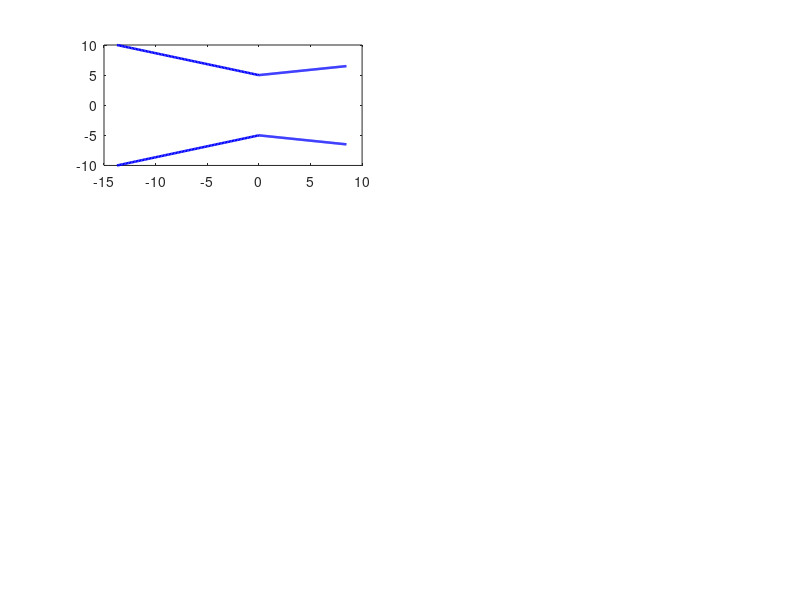

Write the MATLAB code that produced this figure. (Note: this script raises an error after producing the figure.)
clear; clc; close all;

% Edit ONLY These Inputs 
gamma = 1.4;          % specific heat ratio
R = 287.05;          % gas constant for air [J/(kg*K)]
P0_psia = 100;        % inlet stagnation pressure
T0 = 300;            % inlet stagnation temperature [Kelvin]
Pa_psia = 14.7;      % back pressure 
Me = 2;            % exit Mach number 
Dt_mm = 10;          % throat diameter [mm]
Din_mm = 20;         % inlet diameter [mm] (should be bigger than the throat)
alpha_deg = 20;      % converging wall section[deg]
beta_deg = 10;       % diverging wall section [deg]
nCon = 100;          % samples in converging section
nDiv = 150;          % samples in diverging section
exportCSV = true;    % supposed to save contour points for CAD

% Air-property constants
Tref = 273;          % reference temperature [K]
muRef = 1.716e-5;    % reference viscosity [Pa*s]
kRef = 0.0241;       % reference thermal conductivity [W/(m*K)]
Smu = 111;          % viscosity constant [K]
Sk = 194;           % conductivity constant [K]
assert(gamma>1 && R>0 && T0>0 && P0_psia>0 && Pa_psia>0, ...
    'Gas properties, temperature and absolute pressures must be positive.');
assert(Me>1, 'Use a target exit Mach number greater than 1.');
assert(Dt_mm>0 && Din_mm>Dt_mm, 'Inlet diameter must exceed throat diameter.');
assert(alpha_deg>0 && alpha_deg<90 && beta_deg>0 && beta_deg<90, ...
    'Wall half-angles must lie between 0 and 90 degrees.');
assert(nCon>=2 && nDiv>=2, 'At least two points per nozzle section are required.');
P0 = P0_psia*6894.757293;  
Pa = Pa_psia*6894.757293;  
Dt = Dt_mm/1000;           
Din = Din_mm/1000;        

%Throat and exit area
% A* = pi*Dt^2/4 (Throat area)
At = pi*Dt^2/4; 
% Ae/A* = (1/Me)*[(2/(gamma+1))*(1+(gamma-1)*Me^2/2)]^((gamma+1)/(2*(gamma-1))) 
areaMach = @(M) (1./M).*((2/(gamma+1)).* ...
    (1+(gamma-1).*M.^2/2)).^((gamma+1)/(2*(gamma-1)));
expansionRatio = areaMach(Me);  
Ae = At*expansionRatio;         

De = sqrt(4*Ae/pi);             

%wall geometry 
% L = (r_large-r_small)/tan(wall half-angle)
Lc = ((Din-Dt)/2)/tand(alpha_deg);  
Ld = ((De-Dt)/2)/tand(beta_deg);   
% Coordinate x=0 at throat; inlet at -Lc, exit at +Ld.
xCon = linspace(-Lc,0,nCon);
xDiv = linspace(0,Ld,nDiv);
rCon = Dt/2 + (-xCon)*tand(alpha_deg);
rDiv = Dt/2 + xDiv*tand(beta_deg);
x = [xCon xDiv(2:end)];         
r = [rCon rDiv(2:end)];           
A = pi*r.^2;                    
AR = A/At;                       

% area and mach equations along nozzle

M = ones(size(x));
for k = 1:numel(x)
    if abs(x(k))<1e-12
        M(k) = 1;
    elseif x(k)<0
        M(k) = fzero(@(m) areaMach(m)-AR(k), [1e-6,1]);
    else
        M(k) = fzero(@(m) areaMach(m)-AR(k), [1, max(3,Me+1)]);
    end
end

% isentropic P and T
% T/T0 = 1/[1+(gamma-1)*M^2/2]
T = T0./(1+(gamma-1).*M.^2/2);       
% P/P0 = [1+(gamma-1)*M^2/2]^(-gamma/(gamma-1))
P = P0.*(1+(gamma-1).*M.^2/2).^(-gamma/(gamma-1));

% ideal gas law, speed of sound and velocity
% rho = P/(R*T)
rho = P./(R.*T);                       
% a = sqrt(gamma*R*T); V = M*a
a = sqrt(gamma*R.*T);                  
V = M.*a;                              

%Mass flow rate at choked throat section
% mdot = rho*A*V, evaluated at the throat (M=1).
Tt = T0/(1+(gamma-1)/2);               
Pt = P0*(1+(gamma-1)/2)^(-gamma/(gamma-1)); 
rhot = Pt/(R*Tt);                     
Vt = sqrt(gamma*R*Tt);                 
mdot = rhot*At*Vt;                      
mdotProfile = rho.*A.*V;             

Pe = P(end);                           
pressureMismatch = (Pe-Pa)/Pa;
criticalRatio = (2/(gamma+1))^(gamma/(gamma-1)); 

Fideal = mdot*V(end)+(Pe-Pa)*Ae;       

% Results Section
fprintf('\n=== DE LAVAL NOZZLE: IDEAL DESIGN ===\n');
fprintf('Inlet diameter         : %.3f mm\n',Din*1000);
fprintf('Throat diameter        : %.3f mm\n',Dt*1000);
fprintf('Exit diameter          : %.3f mm\n',De*1000);
fprintf('Throat area            : %.4f mm^2\n',At*1e6);
fprintf('Exit area              : %.4f mm^2\n',Ae*1e6);
fprintf('Area ratio Ae/At       : %.5f\n',expansionRatio);
fprintf('Converging length      : %.3f mm\n',Lc*1000);
fprintf('Diverging length       : %.3f mm\n',Ld*1000);
fprintf('Total length           : %.3f mm\n',(Lc+Ld)*1000);
fprintf('Exit Mach              : %.4f\n',M(end));
fprintf('Exit static pressure   : %.3f psia\n',Pe/6894.757293);
fprintf('Ambient pressure       : %.3f psia\n',Pa_psia);
fprintf('Exit static temperature: %.2f K\n',T(end));
fprintf('Exit speed             : %.2f m/s\n',V(end));
fprintf('Mass flow rate         : %.5f kg/s\n',mdot);
fprintf('Ideal thrust estimate  : %.3f N\n',Fideal);
fprintf('Continuity max error   : %.5f %%\n', ...
    100*max(abs(mdotProfile-mdot))/mdot);
fprintf('Choked throat P*/P0    : %.4f\n',criticalRatio);
if abs(pressureMismatch)<0.02
    fprintf('BACK PRESSURE: close to ideal adapted exit (within 2%%).\n');
elseif Pe>Pa
    fprintf('BACK PRESSURE: underexpanded ideal exit (Pe > Pa).\n');
    %fprintf('External expansion may occur; actual flow not solved.\n');
else
    fprintf('BACK PRESSURE: overexpanded ideal exit (Pe < Pa).\n');
    %fprintf('Shocks/separation may occur; actual flow not solved.\n');
end


%%%%%% adding Dimensionless numbers 

% Local gas properties using local STATIC temperature T
muGas = muRef.*(T./Tref).^1.5.*(Tref + Smu)./(T + Smu);
kGas = kRef.*(T./Tref).^1.5.*(Tref + Sk)./(T + Sk);

% cp = gamma*R/(gamma - 1)
cpGas = gamma*R/(gamma - 1);     % gas specific heat [J/(kg*K)]

% Hydraulic diameter = inside diameter for a circular passage
Dh = 2*r;                      % local nozzle diameter [m]

% Reynolds: Re = rho*V*Dh/mu ----- Inertia compared with viscous effects
Re = rho.*V.*Dh./muGas;

% Prandtl: Pr = mu*cp/k  ------- Momentum diffusion compared with thermal diffusion
Pr = muGas.*cpGas./kGas;

% Thermal Peclet: Peclet = Re*Pr --------------	Heat carried by flow compared with thermal diffusion
Peclet = Re.*Pr;

% Your throat is at index nCon
fprintf('\n=== DIMENSIONLESS NUMBERS ===\n');

fprintf('Throat Reynolds : %.3e\n', Re(nCon));
fprintf('Exit Reynolds   : %.3e\n', Re(end));

fprintf('Throat Prandtl  : %.3f\n', Pr(nCon));
fprintf('Exit Prandtl    : %.3f\n', Pr(end));

fprintf('Throat Peclet   : %.3e\n', Peclet(nCon));
fprintf('Exit Peclet     : %.3e\n', Peclet(end));


%% 12. PLOTS: NOZZLE GEOMETRY AND FLOW PROPERTIES
figure('Name','De Laval Nozzle Calculator','Color','w');
subplot(3,2,1)
plot(x*1000,r*1000,'b','LineWidth',1.8); hold on
plot(x*1000,-r*1000,'b','LineWidth',1.8); xline(0,'--k');
axis equal; grid on; xlabel('Axial position (mm)'); ylabel('Radius (mm)');
title('Internal nozzle contour');
subplot(3,2,2)
plot(x*1000,M,'LineWidth',1.8); xline(0,'--k'); yline(1,':k');
grid on; xlabel('Axial position (mm)'); ylabel('Mach number'); title('Mach number');
subplot(3,2,3)
plot(x*1000,P/6894.757293,'LineWidth',1.8); xline(0,'--k');
grid on; xlabel('Axial position (mm)'); ylabel('Static pressure (psia)'); title('Pressure');
subplot(3,2,4)
plot(x*1000,T,'LineWidth',1.8); xline(0,'--k');
grid on; xlabel('Axial position (mm)'); ylabel('Static temperature (K)'); title('Temperature');
subplot(3,2,5)
plot(x*1000,V,'LineWidth',1.8); xline(0,'--k');
grid on; xlabel('Axial position (mm)'); ylabel('Velocity (m/s)'); title('Velocity');
subplot(3,2,6)
plot(x*1000,rho,'LineWidth',1.8); xline(0,'--k');
grid on; xlabel('Axial position (mm)'); ylabel('Density (kg/m^3)'); title('Density');

% .csv file export 

if exportCSV
    results = table(x(:)*1000,r(:)*1000,A(:)*1e6,M(:), ...
        P(:)/6894.757293,T(:),V(:),rho(:), ...
        'VariableNames',{'x_mm','radius_mm','area_mm2','Mach', ...
        'pressure_psia','temperature_K','velocity_mps','density_kgm3'});
    writetable(results,'DeLaval_Nozzle_Results.csv');
    fprintf('Exported: DeLaval_Nozzle_Results.csv\n');
end
